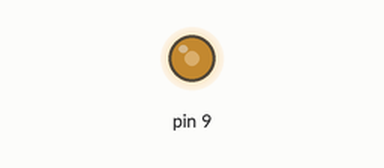
Recording of a sketch running on a simulated Arduino Uno, built with avr-gcc and run on an emulated ATmega328P. On the bench: output pins drawn as LEDs (lit = HIGH). What the sketch prints to the serial monitor is not drawn.

Above: at 0.1 s.
Timing chart, 0 to 1.6 s (numbered marks = the images above):
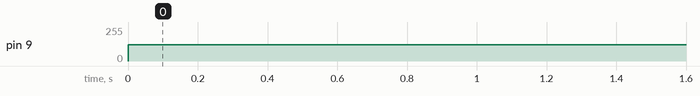

The sketch:

pwm_test_slave.ino
```cpp
#define READ_PIN  19
uint32_t cnt = 0;

void setup() {
  // put your setup code here, to run once:
  Serial.begin(115200);
  pinMode(READ_PIN,INPUT_PULLUP);
  attachInterrupt(digitalPinToInterrupt(READ_PIN),Count,RISING);

  pinMode(9,OUTPUT);
  //pinMode(3,OUTPUT);
}

void loop() {
  // put your main code here, to run repeatedly:
  analogWrite(9,122);
  Serial.println(cnt);
  //digitalWrite(3,HIGH);

}

void Count() {
  cnt++;
}
```

Measured:
- by itself, pin 9: 0/255 → 122/255 at 0.00 s
